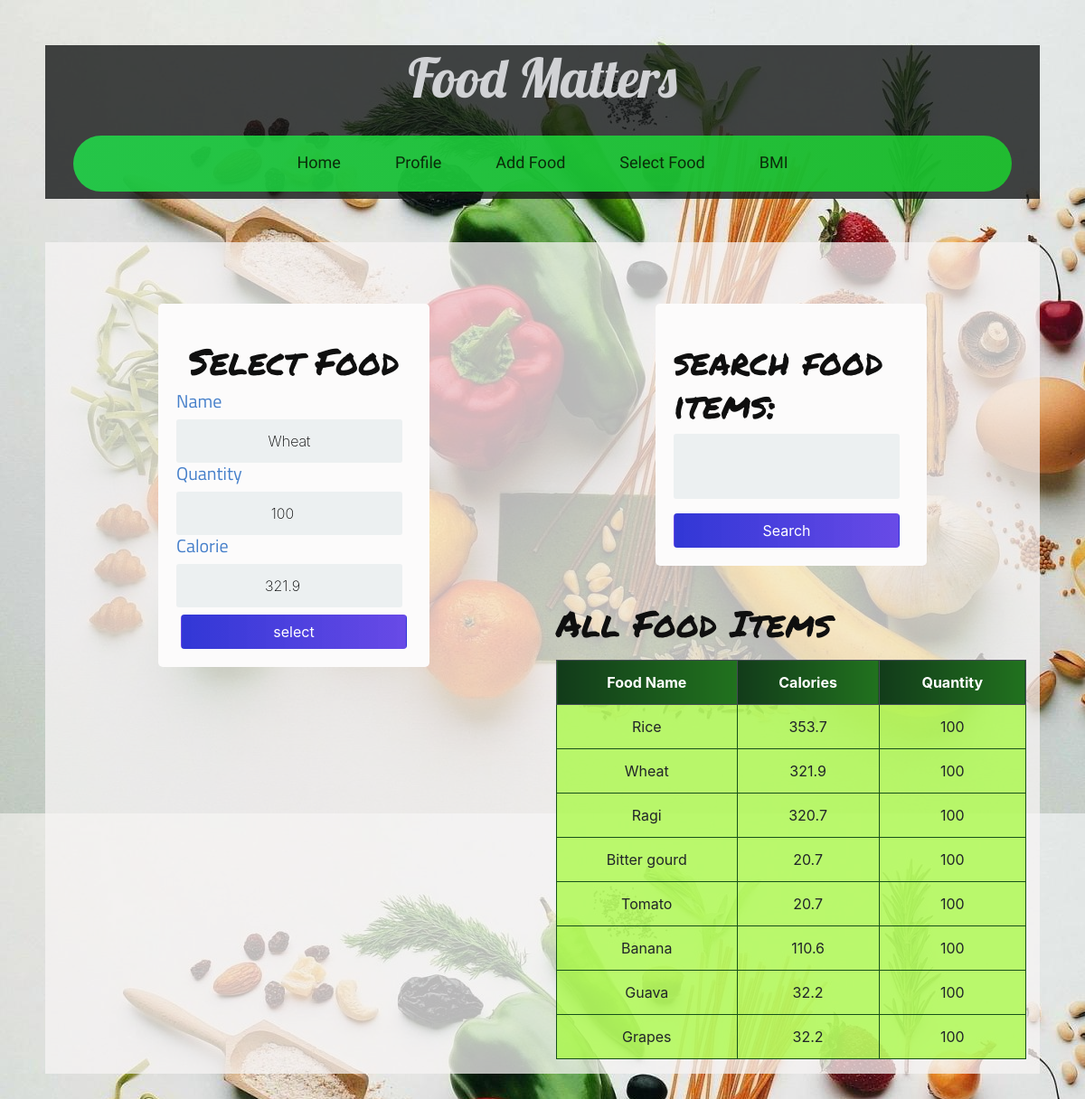
The app's page /update_food/13/ (signed in) with its own data.
### calories/models.py (models this page shows, shortened)
class Food(models.Model):
	name = models.CharField(max_length=200 ,null=False)
	quantity = models.PositiveIntegerField(null=False,default=0)
	calorie = models.FloatField(null=False,default=0)
	person_of = models.ForeignKey(User,null=True,on_delete=models.CASCADE)

### calories/views.py (the view)
# urls.py: path('update_food/<str:pk>/',update_food,name='update_food'),
@login_required
def update_food(request,pk):
	food_items = Food.objects.filter(person_of=request.user)
	food_item = Food.objects.get(id=pk)
	form =  AddFoodForm(instance=food_item)
	if request.method == 'POST':
		form = AddFoodForm(request.POST,instance=food_item)
		if form.is_valid():
			form.save()
			return redirect('profile')
	myFilter = FoodFilter(request.GET,queryset=food_items)
	context = {'form':form,'food_items':food_items,'myFilter':myFilter}
	return render(request,'add_food.html',context)

### calories/forms.py
class AddFoodForm(forms.ModelForm):
    class Meta:
        model = Food
        fields = ('name','quantity','calorie')

### calories/templates/add_food.html (shortened to what this page needs)
{% extends 'base.html' %}
{% block content %}
<br><br>
<div class="container">
<div class="row">
    <div class="col-lg-6">
    <div class="login">
        <div id="ls" class="login-screen">
            <div class="app-title">
                <h1 class="headline">Select Food</h1>
            </div>
            <form method="POST" action="" class="login-form form-inline">
                {% for field in form %}
                <h5 class="form-labels">
                {{ field.label }}
                </h5>
                {{ field }}
                {% endfor %}
                <input class="btn mt-2" type="submit" value="select">
            </form>
        </div>
    </div>
    </div>
    <div class="col-lg-6 ">
    <div class="login">
        <div id="ls" class="login-screen">
              <form method="get">
                  <h1 class="headline">{{ myFilter.form }}</h1>
                  <button class="btn mt-2" type="submit">Search </button>
              </form>
        </div>
    </div>
        <h1 class="headline"> All Food Items </h1>
        <table class="table table-bordered text-center mt-3">
            <thead class="thead-dark">
                <tr>
                    <th scope="col">Food Name</th>
                    <th scope="col">Calories</th>
                    <th scope="col">Quantity</th>
                </tr>
            </thead>
            <tbody>
                {% for food in food_items %}
                <tr>
                    <td>{{ food.name }}</td>
                    <td>{{ food.calorie }}</td>
                    <td>{{ food.quantity }}</td>
                </tr>
                {% endfor %}
            </tbody>
        </table>
    </div>
</div>
</div>
{% endblock content %}

### calories/static/css/base.css (style rules this page uses)
body { font-family: Arial; background-color: #34db66e0; padding: 50px; }
.login { margin: 20px auto; width: 300px; }
.login-screen { background-color: #fcfbfb; padding: 20px; border-radius: 5px }
.app-title { text-align: center; color: #163d1bc8; }
.login-form { text-align: center; }
input { text-align: center; background-color: #ECF0F1; border: 2px solid transparent; border-radius: 3px; font-size: 16px; font-weight: 200; padding: 10px 0; width: 250px; transition: border .5s; }
.btn { background: #457fca; background: -webkit-linear-gradient(to right, #5691c8, #457fca); background: linear-gradient(to right, #1b21d1e6, #4f2de4da); color: white !important; font-size: 16px; line-height: 25px; padding: 10px 0; text-decoration: none; text-shadow: none; border-radius: 3px; box-shadow: none; transition: 0.25s; display: block; width: 250px; margin: 0 auto; }
th { background: #1e3c72; background: -webkit-linear-gradient(to right, #2a5298, #1e3c72); background: linear-gradient(to right, #123b1a, #21721e); }
.headline { font-family: 'Permanent Marker', cursive; padding-top:20px; color: #0f0f0f; color: -webkit-linear-gradient(to right, #6dd5ed, #2193b0); color: linear-gradient(to right, #85154b, #911758); }
.table tr { background-color: #9efc2cab; }
table.table-bordered > thead > tr > th { border:1px solid #153917; }
table.table-bordered > tbody > tr > td { border:1px solid #16501a; }
.form-labels { font-family: 'Titillium Web', sans-serif; color:#457fca; }

### records on screen
Food: form "Wheat" "100" "321.9", name "Wheat", calorie "321.9", quantity "100"
Food: name "Rice", calorie "353.7", quantity "100"
Food: name "Ragi", calorie "320.7", quantity "100"
Food: name "Bitter gourd", calorie "20.7", quantity "100"
Food: name "Tomato", calorie "20.7", quantity "100"
Food: name "Banana", calorie "110.6", quantity "100"
Food: name "Guava", calorie "32.2", quantity "100"
Food: name "Grapes", calorie "32.2", quantity "100"

### other values on screen
{{ field.label }} "Name" "Quantity" "Calorie"
